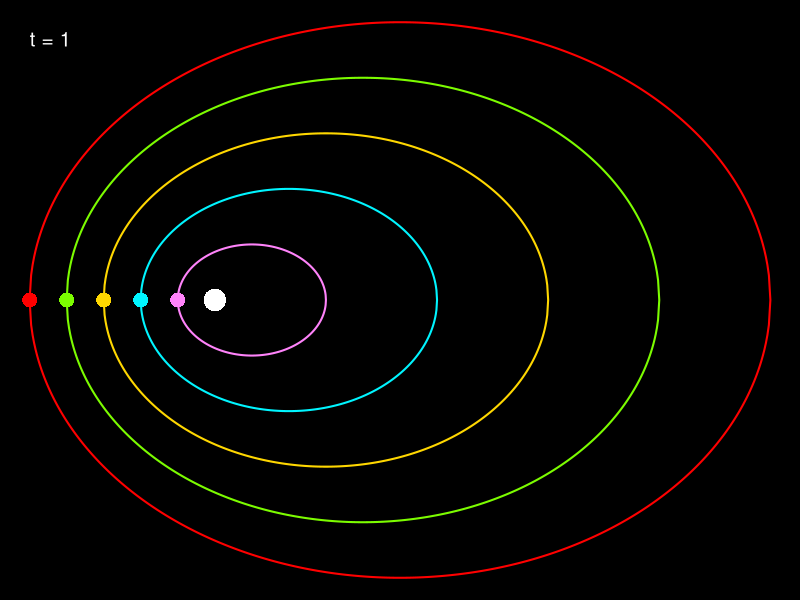
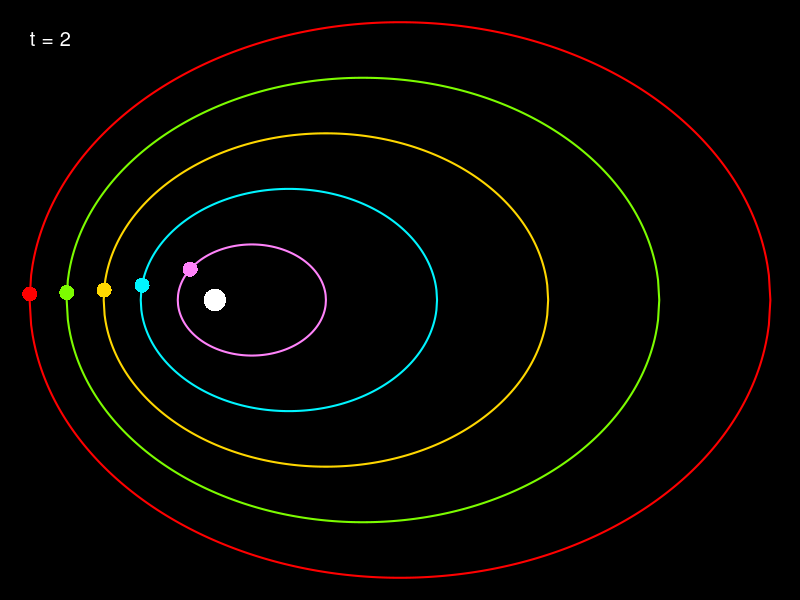
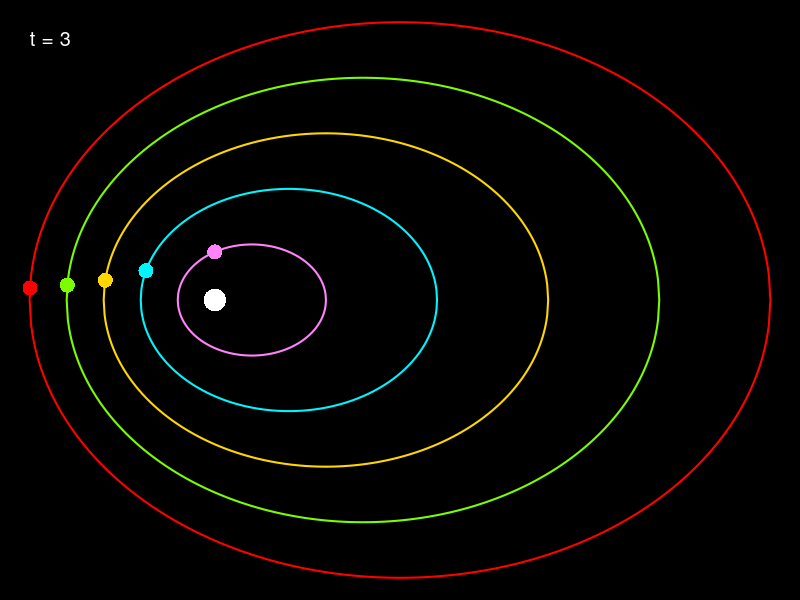
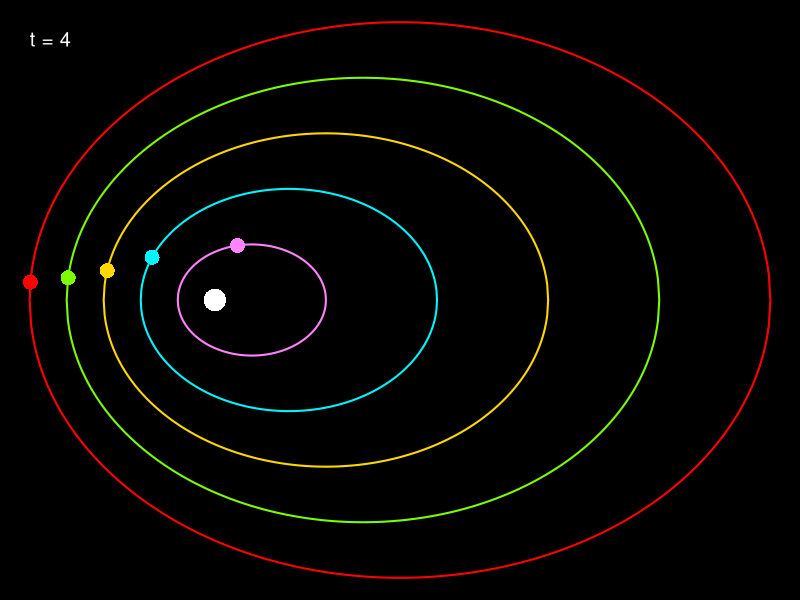
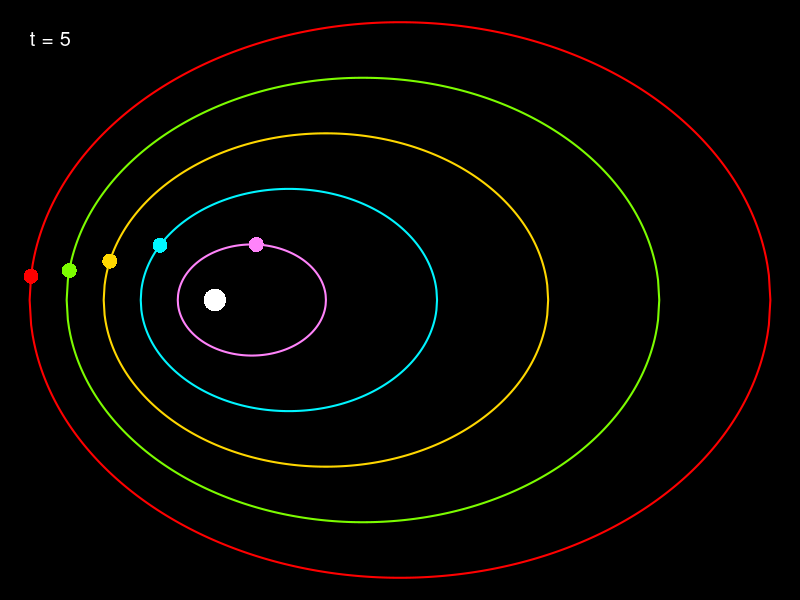
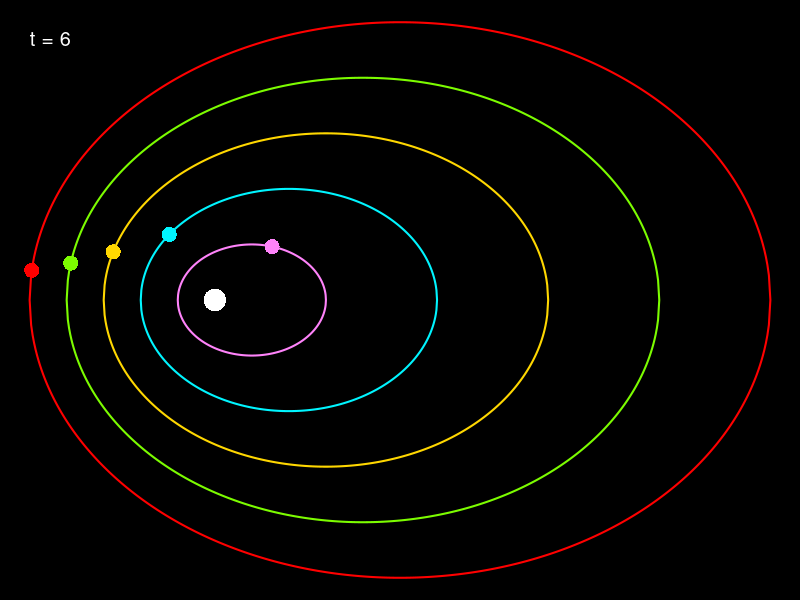
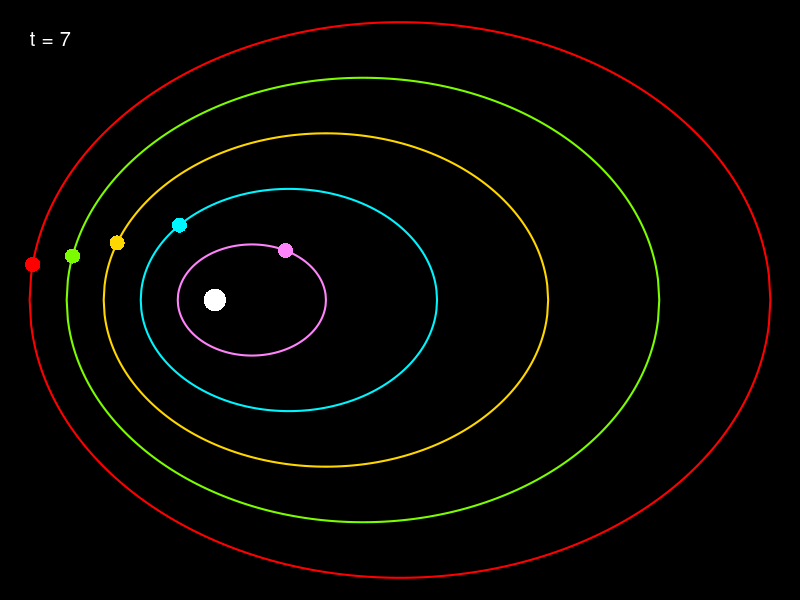
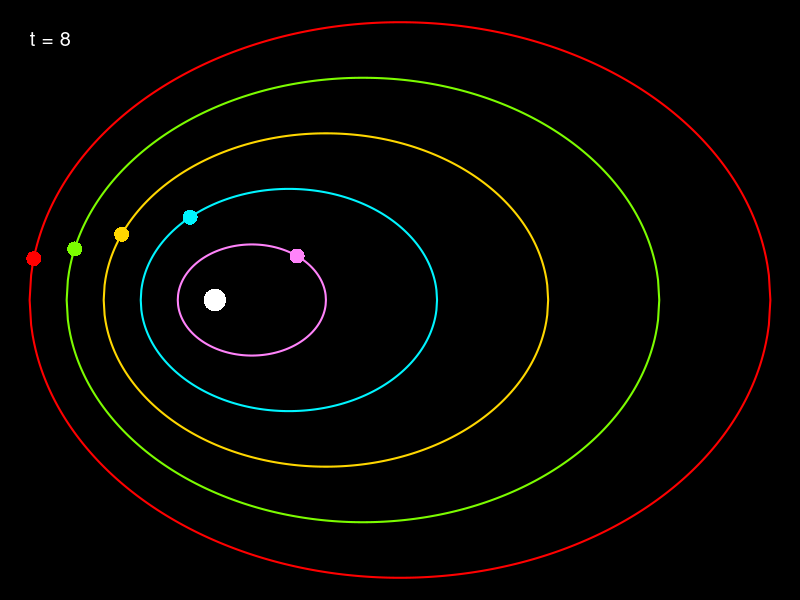

The R source for these figures, in order: (Note: a time limit stopped this script after it produced the figures.)
# Simulating orbits from 1st and 2nd Kepler's laws

# Euclidean distance between two points
distance = function(P, Q) {
    sqrt((P[1] - Q[1]) ^ 2 + (P[2] - Q[2]) ^ 2)
}

# Triangular area between two orbit positions and focus
triangle.area = function(P, Q, F1) {
    base = distance(P, Q)
    height = sqrt(distance(P, F1) ^ 2 - (base / 2) ^ 2)
    base * height / 2
}

# Obtain Y value for given X value in an ellipse with
# semi-major axis a and semi-minor axis b
y.ellipse = function(x, a, b, Cx, sign = 1) {
    sign * (b / a) * sqrt(a ^ 2 - (x - Cx) ^ 2)
}

# Move from current orbit position to the closest position
# resulting in a swept area ≥At
next.orbit.pos = function(P, a, b, Cx, delta, F1, At) {
    area = 0
    x = P[1]
    sign = P[3]
    while (area < At) {
        x = x + sign * delta
        if (x < Cx - a) {
            x = Cx - a
        }
        else if (x > Cx + a) {
            x = Cx + a
        }
        y = y.ellipse(x, a, b, Cx, sign)
        if ((y == 0) | (sign < 0 & y > 0) | (sign > 0 & y < 0)) {
            sign = -sign
        }
        area = triangle.area(P, c(x, y), F1)
        #cat('x =', x, "\ny =", y, "\nA =", area, "\n")
    }
    c(x, y, sign)
}

# Plot orbits
plot.orbits = function(orbits, F1, colours, t) {
    par(mar = rep(0, 4), bg = "black")
    xs = sapply(orbits, `[`, 1, TRUE)
    ys = sapply(orbits, `[`, 2, TRUE)
    xlim = c(min(xs), max(xs))
    ylim = c(min(ys), max(ys))
    plot(NA, type="n", axes=FALSE,
         xlab="", ylab="", xlim=xlim, ylim=ylim)
    for (i in 1:length(orbits)) {
        lines(orbits[[i]][1, ], orbits[[i]][2, ], lwd=2, col=colours[i])
    }
    points(F1[1], F1[2], pch=16, cex=3, col="white")
    text(xlim[1], ylim[2] * 0.94, paste("t", t, sep=" = "), 
         col="white", cex=1.2, adj=0)
}


# Orbit parameters
N = 5                                   # Number of orbits
K = 1                                   # Orbit scale factor
R = 3 / 4                               # Orbit axis ratio
F1 = c(-K / 2, 0)                       # Orbit focus
a = sapply(1:N, function(n) K * n)      # Semi-major axis per orbit
b = sapply(1:N, function(n) R * K * n)  # Semi-minor axis per orbit
Cx = (a - K) / 2                        # Centre ordinate per orbit
orbit.pos = lapply(1:N, function(i) {   # Fixed positions along orbits
    x = seq(Cx[i] - a[i], Cx[i] + a[i], 
            length.out = 500)
    rbind(c(x, rev(x)),
          sapply(c(x, rev(x)), y.ellipse, a[i], b[i], Cx[i]) *
              rep(c(-1, 1), each = 500))
})

# Simulation parameters
D = 5e-5  # Minimum step size
At = 0.1  # Area swept per time-step
Nt = 1e3  # Number of simulation time-steps

pdf("kepler.pdf", 5, 4)
COL = c("orchid1", "turquoise1", "gold", "lawngreen", "red")

# Initialise orbit positions
positions = rbind(sapply(orbit.pos, `[`, TRUE, 1), sign = 1)

# For each time-step
for (i in 1:Nt) {
    # Plot current orbit positions
    plot.orbits(orbit.pos, F1, COL, i)
    points(positions[1, ], positions[2, ], col=COL, pch=16, cex=2)
    
    # Calculate next position for each orbit
    positions = sapply(1:ncol(positions), function(j) {
        next.orbit.pos(positions[, j], a[j], b[j], Cx[j], D, F1, At)
    })
    print(i)
}

dev.off()
